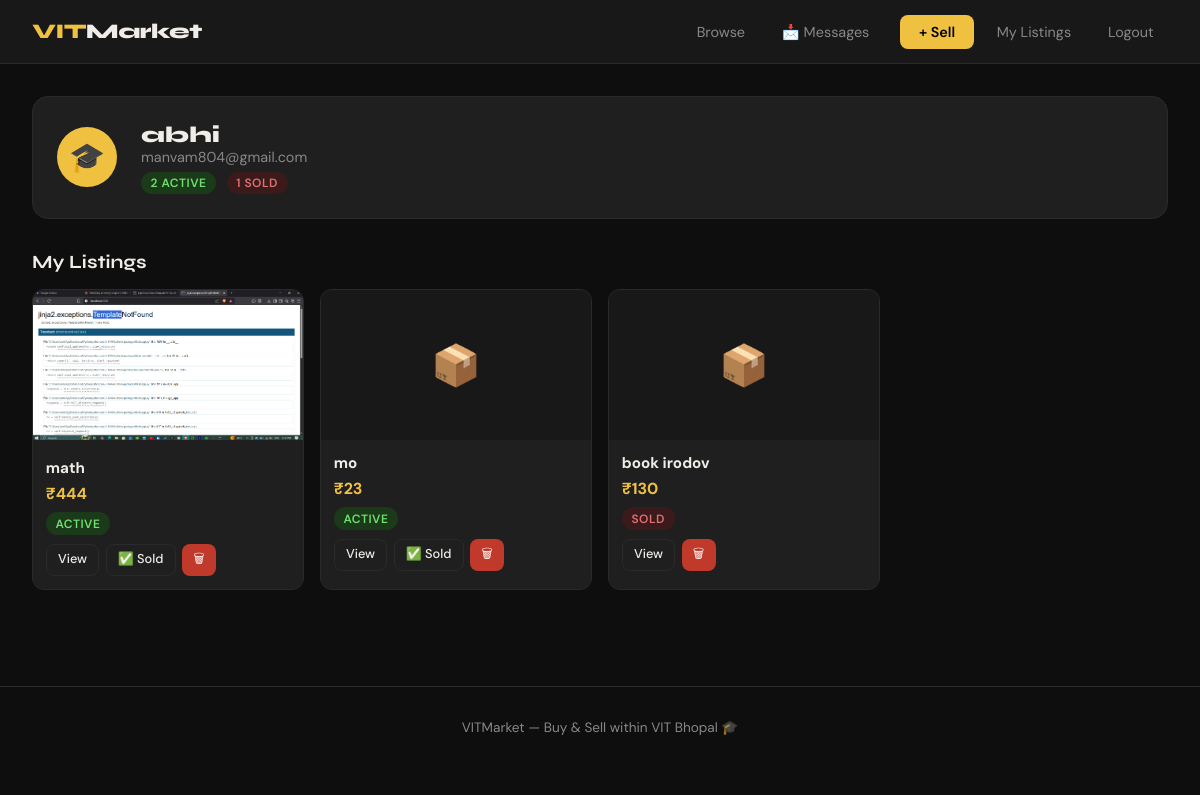
The app's page /profile (signed in) with its own data.
### app.py (models this page shows)
class User(UserMixin, db.Model):
    id       = db.Column(db.Integer, primary_key=True)
    name     = db.Column(db.String(100), nullable=False)
    email    = db.Column(db.String(120), unique=True, nullable=False)
    password = db.Column(db.String(200), nullable=False)
    avatar   = db.Column(db.String(10), default='🎓')   # Emoji avatar
    joined   = db.Column(db.DateTime, default=datetime.utcnow)
    items    = db.relationship('Item', backref='seller', lazy=True)

class Item(db.Model):
    id          = db.Column(db.Integer, primary_key=True)
    title       = db.Column(db.String(100), nullable=False)
    description = db.Column(db.Text, nullable=False)
    price       = db.Column(db.Float, nullable=False)
    category    = db.Column(db.String(50), nullable=False)
    image       = db.Column(db.String(200), default='no-image.png')
    sold        = db.Column(db.Boolean, default=False)
    created_at  = db.Column(db.DateTime, default=datetime.utcnow)
    user_id     = db.Column(db.Integer, db.ForeignKey('user.id'), nullable=False)

### app.py (the view)
@app.route('/profile')
@login_required
def profile():
    items = Item.query.filter_by(user_id=current_user.id).order_by(Item.created_at.desc()).all()
    return render_template('profile.html', items=items)

### app.py (called while the page is built)
@login_manager.user_loader
def load_user(user_id):
    return User.query.get(int(user_id))

### templates/profile.html (shortened to what this page needs)
{% extends "base.html" %}
{% block content %}
<div class="profile-header">
  <div class="avatar">🎓</div>
  <div>
    <div class="profile-name">{{ current_user.name }}</div>
    <div class="profile-email">{{ current_user.email }}</div>
    <div style="margin-top:0.3rem;">
      <span class="badge badge-active">{{ items|selectattr('sold','equalto',false)|list|length }} Active</span>
      <span class="badge badge-sold" style="margin-left:0.4rem;">{{ items|selectattr('sold','equalto',true)|list|length }} Sold</span>
    </div>
  </div>
</div>
<h3 style="font-family:'Syne',sans-serif;font-weight:700;margin-bottom:1rem;">My Listings</h3>
{% if items %}
<div class="listings-grid">
  {% for item in items %}
  <div class="listing-card">
    {% if item.image != 'no-image.png' %}
      <img src="/static/uploads/{{ item.image }}" class="listing-img" alt="{{ item.title }}"/>
    {% else %}
      <div class="listing-no-img">📦</div>
    {% endif %}
    <div class="listing-info">
      <div class="listing-title">{{ item.title }}</div>
      <div class="listing-price">₹{{ "%.0f"|format(item.price) }}</div>
      {% if item.sold %}
        <span class="badge badge-sold">Sold</span>
      {% else %}
        <span class="badge badge-active">Active</span>
      {% endif %}
      <div class="listing-actions" style="margin-top:0.6rem;">
        <a href="/item/{{ item.id }}" class="btn btn-outline" style="font-size:0.8rem;padding:0.3rem 0.7rem;">View</a>
        {% if not item.sold %}
          <a href="/mark_sold/{{ item.id }}" class="btn btn-outline" style="font-size:0.8rem;padding:0.3rem 0.7rem;">✅ Sold</a>
        {% endif %}
        <a href="/delete/{{ item.id }}" class="btn btn-danger" style="font-size:0.8rem;padding:0.3rem 0.7rem;"
           onclick="return confirm('Delete?')">🗑</a>
      </div>
    </div>
  </div>
  {% endfor %}
</div>
{% else %}
<div style="text-align:center;padding:3rem;color:var(--muted);">
  <div style="font-size:3rem;margin-bottom:1rem;">📭</div>
  <p>No listings yet</p>
  <a href="/sell" class="btn btn-primary" style="margin-top:1rem;">+ Post your first item</a>
</div>
{% endif %}
{% endblock %}

### templates/base.html (shortened to what this page needs)
<!DOCTYPE html>
<html lang="en">
<head>
</head>
<body>
<nav>
  <a href="/" class="nav-logo">VIT<span>Market</span></a>
  <div class="nav-links">
    <a href="/">Browse</a>
    {% if current_user.is_authenticated %}
      <a href="/inbox">📩 Messages</a>
      <a href="/sell" class="btn-sell">+ Sell</a>
      <a href="/profile">My Listings</a>
      <a href="/logout">Logout</a>
    {% else %}
      <a href="/login">Login</a>
      <a href="/register" class="btn-sell">Join Free</a>
    {% endif %}
  </div>
</nav>
<main>{% block content %}{% endblock %}</main>
<footer style="text-align:center;padding:2rem;color:var(--muted);font-size:0.85rem;border-top:1px solid var(--border);margin-top:4rem;">
  VITMarket — Buy & Sell within VIT Bhopal 🎓
</footer>
</body>
</html>

### templates/base.html (style rules this page uses)
:root { --bg: #0e0e0e; --surface: #181818; --card: #1f1f1f; --border: #2a2a2a; --accent: #f0c040; --accent2: #e05a2b; --text: #f0ede8; --muted: #888; --radius: 12px; }
* { margin:0; padding:0; box-sizing:border-box; }
body { background:var(--bg); color:var(--text); font-family:'DM Sans',sans-serif; min-height:100vh; }
nav { background:var(--surface); border-bottom:1px solid var(--border); padding:0 2rem; display:flex; align-items:center; justify-content:space-between; height:64px; position:sticky; top:0; z-index:100; }
.nav-logo { font-family:'Syne',sans-serif; font-weight:800; font-size:1.3rem; color:var(--accent); text-decoration:none; letter-spacing:-0.5px; }
.nav-logo span { color:var(--text); }
.nav-links { display:flex; gap:0.5rem; align-items:center; }
.nav-links a { color:var(--muted); text-decoration:none; padding:0.4rem 0.9rem; border-radius:8px; font-size:0.9rem; transition:all 0.2s; }
.btn-sell { background:var(--accent)!important; color:#000!important; font-weight:600!important; padding:0.5rem 1.2rem!important; margin-left: 0.5rem; }
main { padding:2rem; max-width:1200px; margin:0 auto; }
.btn { display:inline-block; padding:0.6rem 1.4rem; border-radius:8px; font-family:'DM Sans',sans-serif; font-size:0.9rem; font-weight:500; cursor:pointer; border:none; text-decoration:none; transition:all 0.2s; }
.btn-outline { background:transparent; color:var(--text); border:1px solid var(--border); }
.btn-danger { background:#c0392b; color:#fff; }
.badge { display:inline-block; padding:0.2rem 0.6rem; border-radius:20px; font-size:0.75rem; font-weight:600; text-transform:uppercase; letter-spacing:0.5px; }
.badge-sold { background:#3a1a1a; color:#e07070; }
.badge-active { background:#1a3a1a; color:#70e070; }

### templates/profile.html (style rules this page uses)
.profile-header { display:flex; align-items:center; gap:1.5rem; margin-bottom:2rem; padding:1.5rem; background:var(--card); border:1px solid var(--border); border-radius:16px; }
.avatar { width:60px; height:60px; background:var(--accent); border-radius:50%; display:flex; align-items:center; justify-content:center; font-size:1.8rem; }
.profile-name { font-family:'Syne',sans-serif; font-size:1.4rem; font-weight:800; }
.profile-email { color:var(--muted); font-size:0.9rem; }
.listings-grid { display:grid; grid-template-columns:repeat(auto-fill,minmax(220px,1fr)); gap:1rem; }
.listing-card { background:var(--card); border:1px solid var(--border); border-radius:12px; overflow:hidden; }
.listing-img { width:100%; height:150px; object-fit:cover; background:var(--surface); }
.listing-no-img { width:100%; height:150px; background:var(--surface); display:flex; align-items:center; justify-content:center; font-size:2.5rem; }
.listing-info { padding:0.8rem; }
.listing-title { font-weight:700; font-size:0.95rem; margin-bottom:0.3rem; }
.listing-price { color:var(--accent); font-weight:700; margin-bottom:0.5rem; }
.listing-actions { display:flex; gap:0.4rem; flex-wrap:wrap; }

### records on screen
User: name "abhi", email "manvam804@gmail.com"
Item: image (picture), title "math", price "444", sold "ACTIVE"
Item: title "mo", price "23", sold "ACTIVE"
Item: title "book irodov", price "130", sold "SOLD"

### other values on screen
{{ items|selectattr('sold','equalto',false)|list|length }} "2"
{{ items|selectattr('sold','equalto',true)|list|length }} "1"
